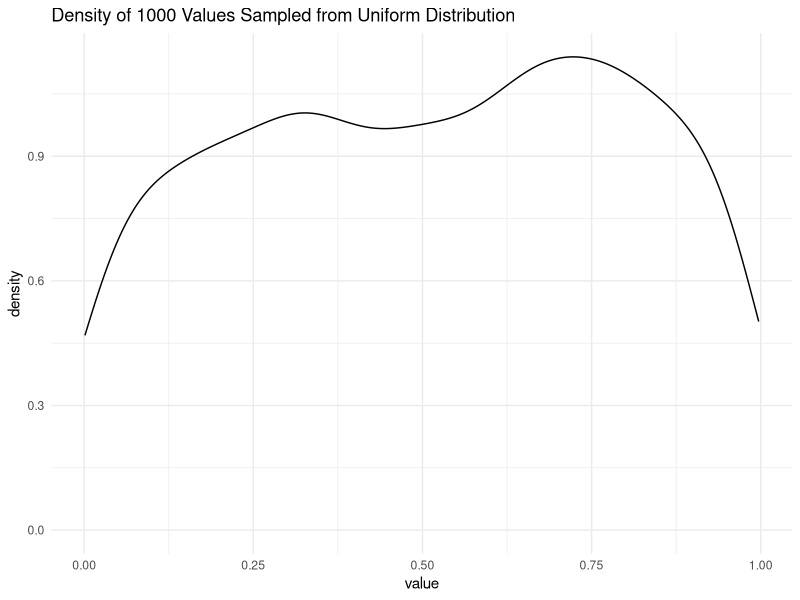
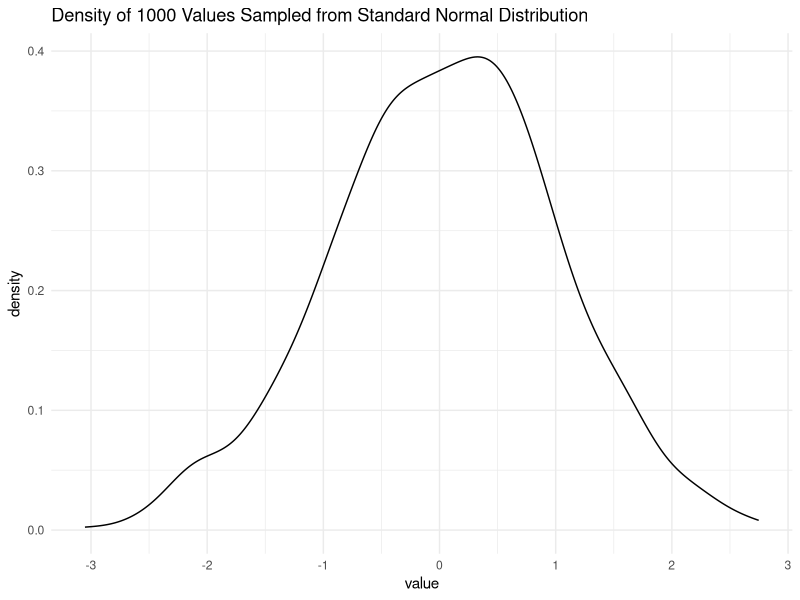
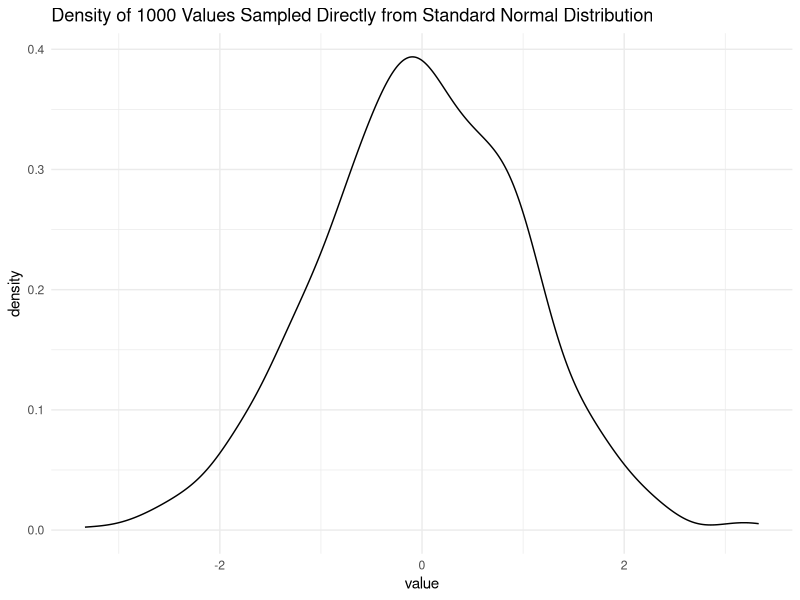
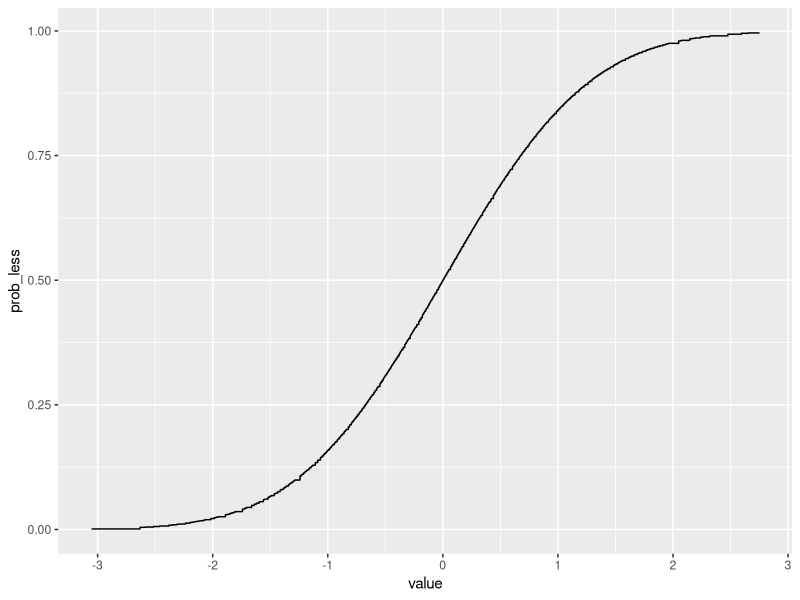
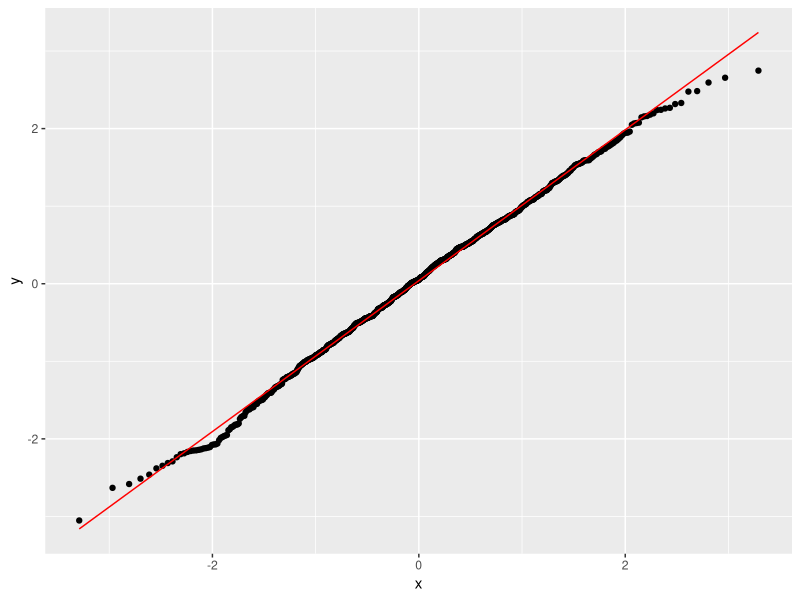
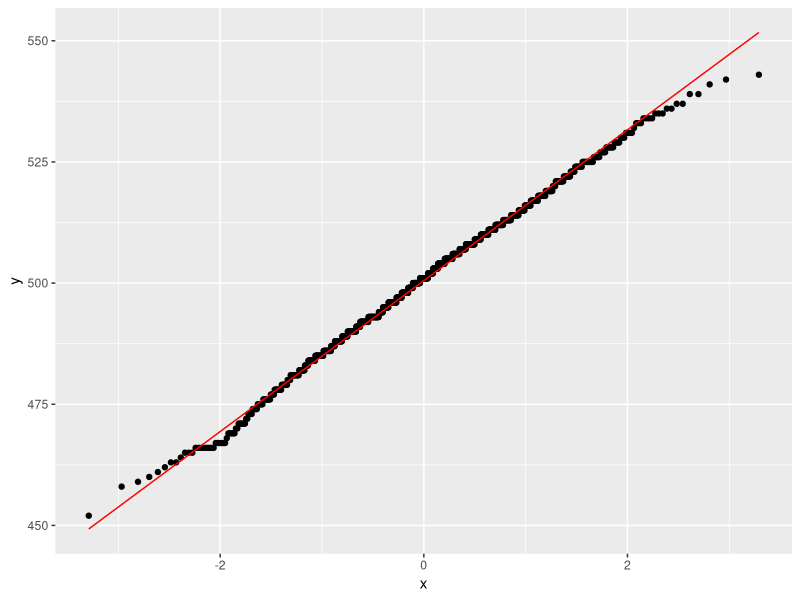
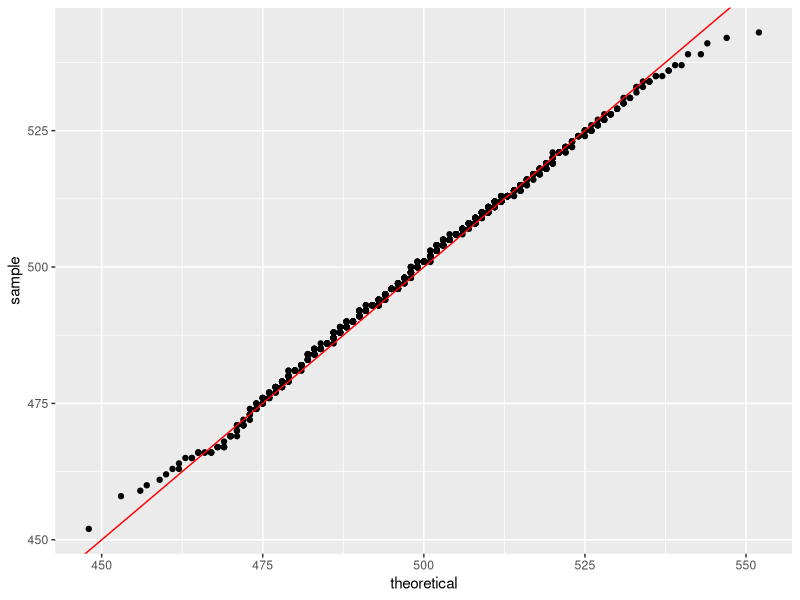
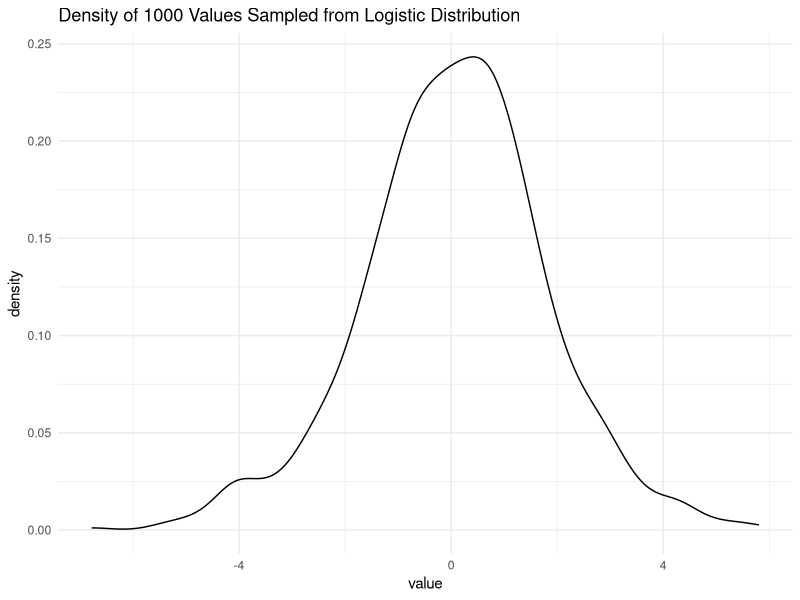

Recreate these plots in R, in order.
# This file contains practice with the different distributions
# available in R to build intuition. 
# Some code taken from Carsey and Harden (2014)

# Set up environment ----
# load dependencies, installing if necessary
REQUIRED_PACKAGES <- c("tidyverse", 'cowplot')
package.check <- lapply(REQUIRED_PACKAGES, FUN = function(x) {
  if (! require(x, character.only = TRUE)) {
    install.packages(x, dependencies = TRUE)
    library(x, character.only = TRUE)
  }
})

set.seed(12345)

# Some fundamental R statistical vocabulary ----

# Prefixes:
# p == CDF
# d == PDF/PMF
# q == Quantile function
# r == random draw

# Distribution Suffix
# norm == normal 
# logis == logistic
# t == t
# f == F
# unif == uniform 
# pois = Poisson
# exp == exponential 
# chisq == X^2
# binom == binom 

# Sample from uniform dist ----

# Plot PDFs, CDFs and QQplots of functions 
?runif()
# sample 1000 values between 0 and 1 from uniform dist
probs <-runif(1000, min = 0, max = 1)
# plot the probability distribution of the density of these values 
probs %>% 
  enframe() %>%
  ggplot() +
  geom_density(aes(x = value)) +
  ggtitle('Density of 1000 Values Sampled from Uniform Distribution') +
  theme_minimal()

# Standard normal ----
# convert to standard normal and plot prob density
?qnorm()
probs %>%
  qnorm(mean = 0, sd = 1) %>%
  enframe() %>%
  ggplot() +
  geom_density(aes(x = value)) +
  ggtitle('Density of 1000 Values Sampled from Standard Normal Distribution') +
  theme_minimal()

# compare to 1000 values sampled directly from standard normal
rnorm(n = 1000, mean = 0, sd = 1) %>%
  enframe() %>%
  ggplot() +
  geom_density(aes(x = value)) +
  ggtitle('Density of 1000 Values Sampled Directly from Standard Normal Distribution') +
  theme_minimal()

# CDF 
probs %>%
  sort() %>%
  qnorm(mean = 0, sd = 1) %>%
  enframe() %>%
  mutate(prob_less = pnorm(value, mean = 0, sd =1)) %>%
  ggplot() +
  geom_step(aes(x = value, y = prob_less))

# QQplot ----
#     > QQplots are useful for understanding the distribution of the variable in the population
#     > You plot the quantiles for your sample data against the quantiles for theoretical distributions
#       to see which it best approximates. 
#     > See https://mgimond.github.io/ES218/Week06a.html#how_normal_q-q_plots_behave_in_the_face_of_skewed_data
#       for more information 

# compare data (sampled from normal) to normal distribution
probs %>%
  enframe() %>%
  mutate(prob = value,
         norm_q = qnorm(probs, mean = 0, sd = 1)) %>%
  ggplot(aes(sample = norm_q)) + 
  geom_qq(distribution = qnorm) +
  geom_qq_line(col = 'red')

# compare data (sampled from binomial distribution) to normal distribution
?qbinom()
probs %>%
  enframe() %>%
  mutate(prob = value,
         binom_q = qbinom(prob, size = length(prob), prob = 0.5)) %>%
  ggplot(aes(sample = binom_q)) + 
  geom_qq(distribution = qnorm) +
  geom_qq_line(col = 'red')

# compare data (sampled from binomial distribution) to binomial distribution
probs %>%
  enframe() %>%
  mutate(prob = value,
         binom_q = qbinom(prob, size = length(probs), prob = 0.5)) %>%
  ggplot(aes(sample = binom_q)) + 
  geom_qq(distribution = qbinom, dparams = list(size = length(probs), prob = 0.5)) +
  geom_abline(color = 'red')

# Logitic Distribution ----
# convert to logis and plot density
?qlogis()
probs %>%
  qlogis() %>%
  enframe() %>%
  ggplot() +
  geom_density(aes(x = value)) +
  ggtitle('Density of 1000 Values Sampled from Logistic Distribution') +
  theme_minimal()


# Student's t Distribution ----
# convert to t dist and plot density
?qt()
#' explore behavior of student t with different df
#' @probs is a vector of probabilities from uniform
#' @df is number of degress of freedom
plot_t_dist <- function(probs, df = 1){
  probs %>%
    qt(df = df) %>%
    enframe() %>%
    ggplot() +
    geom_density(aes(x = value)) +
    ggtitle(paste('Density of', length(probs), 'Values \n Sampled from t-Dist with', df, 'df', sep = ' ')) +
    theme_minimal() +
    theme(plot.title = element_text(size = 12))
}
# run plot_t_dist with different dfs
dfs <- c(999, 500, 20,10, 5, 1) %>% sort()
t_dists <- map(dfs, ~plot_t_dist(probs, .x))
# use cowplot to put charts on the same plot
plot_grid(plotlist= t_dists)

#
 